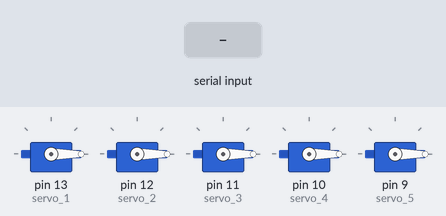
This sketch was run on a simulated Arduino Uno, built with avr-gcc and run on an emulated ATmega328P. Parts: 5 × servo. The inputs (shaded band) are chosen by the test bench.

Above: at 6.7 s.
6.8 s: "1" received over Serial
At 7.5 s:
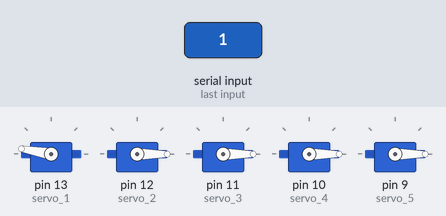
8.3 s: "3" received over Serial
At 8.6 s:
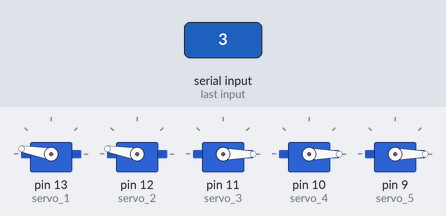
9.8 s: "2" received over Serial
At 11.0 s:
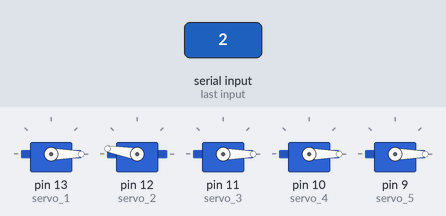
11.3 s: "5" received over Serial
At 12.1 s:
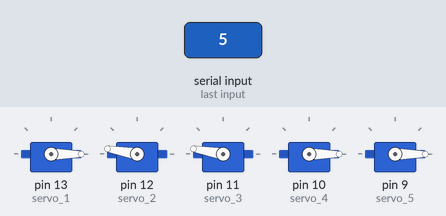
12.8 s: "4" received over Serial
At 13.3 s:
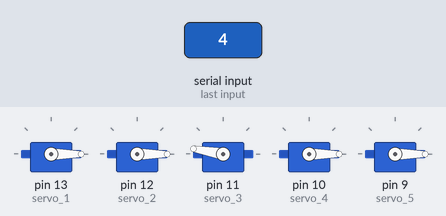
14.3 s: "7" received over Serial
At 15.6 s:
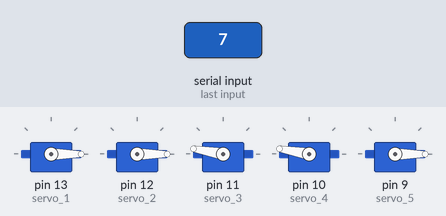
Timing chart, 0 to 16.8 s (numbered marks = the images above; inputs shaded):
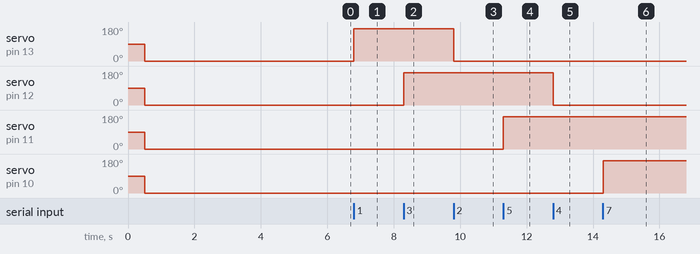

Measured:
- after the input at 6.8 s, servo on pin 13 (servo_1): 0° → 170° at once
- after the input at 8.3 s, servo on pin 12 (servo_2): 0° → 170° at once
- after the input at 9.8 s, servo on pin 13 (servo_1): 170° → 0° at once
- after the input at 11.3 s, servo on pin 11 (servo_3): 0° → 170° at once
- after the input at 12.8 s, servo on pin 12 (servo_2): 170° → 0° at once
- after the input at 14.3 s, servo on pin 10 (servo_4): 0° → 170° at once

The sketch:

Mediapipe_robot_hand.ino
```cpp
#include <Servo.h>

Servo servo_1;
Servo servo_2;
Servo servo_3;
Servo servo_4;
Servo servo_5;

void setup() {
  Serial.begin(9600);

  // 각 핀과 서보를 연결
  servo_1.attach(13); // 엄지
  servo_2.attach(12); // 중지
  servo_3.attach(11); // 검지
  servo_4.attach(10); // 약지
  servo_5.attach(9); // 소지
  delay(500);

  // 초기 위치로 모든 서보를 이동
  servo_1.write(0);
  servo_2.write(0);
  servo_3.write(0);
  servo_4.write(0);
  servo_5.write(0);
  delay(5000);
}

void loop() {
  // 시리얼 버퍼에 읽을 데이터가 있으면 if문 실행 / 즉,  읽을 바이트가 하나라도 들어와 있으면 그 내부를 실행하고, 없으면 건너뛰라는 것
  while (Serial.available() > 0) {
    char data = Serial.read();

    // 홀수 '구부린 상태', 짝수 '펴진 상태'
    // ‘1’ 입력 시 엄지(1번) 서보를 170도로 회전
    if (data == '1') {
      servo_1.write(170);
    }
    // ‘2’ 입력 시 엄지(1번) 서보를 0도로 회전
    if (data == '2') {
      servo_1.write(0);
    }
    // ‘3’ 입력 시 검지(2번) 서보를 170도로 회전
    if (data == '3') {
      servo_2.write(170);
    }
    // ‘4’ 입력 시 검지(2번) 서보를 0도로 회전
    if (data == '4') {
      servo_2.write(0);
    }
    // ‘5’ 입력 시 중지(3번) 서보를 170도로 회전
    if (data == '5') {
      servo_3.write(170);
    }
    // ‘6’ 입력 시 중지(3번) 서보를 0도로 회전
    if (data == '6') {
      servo_3.write(0);
    }
    // ‘7’ 입력 시 약지(4번) 서보를 170도로 회전
    if (data == '7') {
      servo_4.write(170);
    }
    // ‘8’ 입력 시 약지(4번) 서보를 0도로 회전
    if (data == '8') {
      servo_4.write(0);
    }
    // ‘9’ 입력 시 소지(5번) 서보를 170도로 회전
    if (data == '9') {
      servo_5.write(170);
    }
    // ‘0’ 입력 시 소지(5번) 서보를 0도로 회전
    if (data == '0') {
      servo_5.write(0);
    }
    delay(10);  // 작은 딜레이로 서보 과부하 방지
  }
}
```
